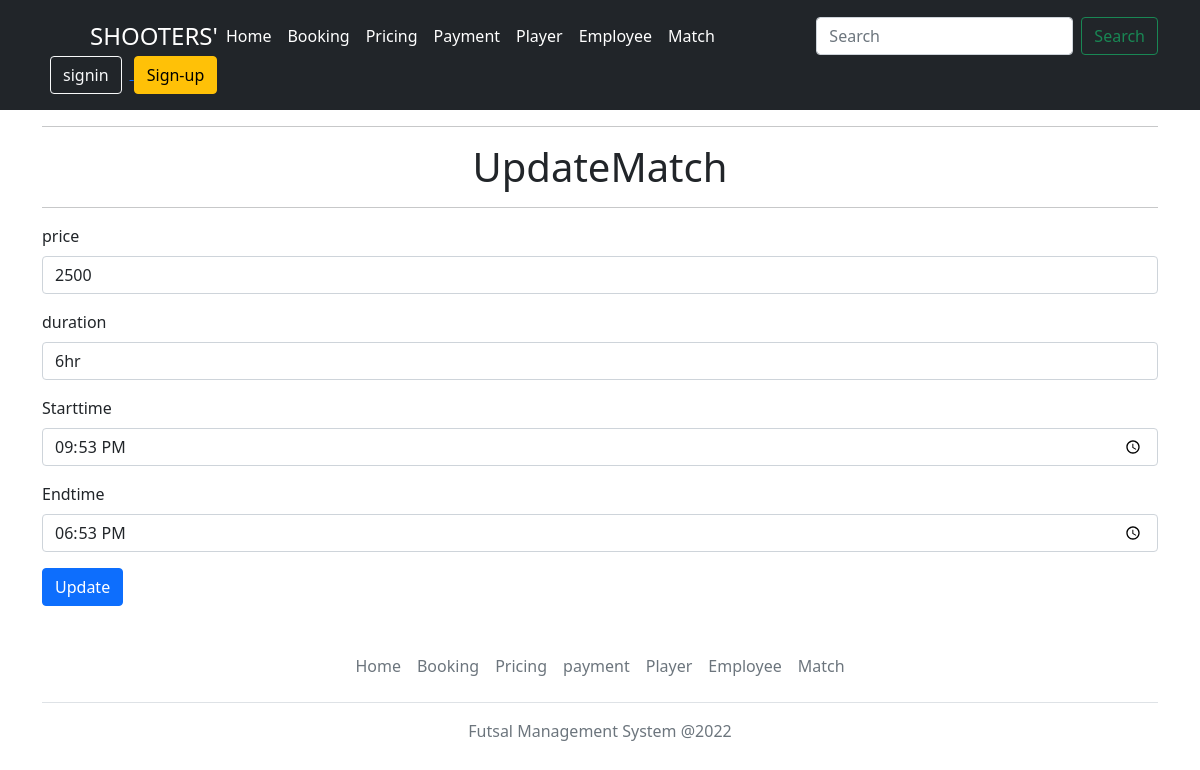
Page /editmatch/5 on the committed database.
### app/models.py (models this page shows, shortened)
class Match(models.Model):
    start_time = models.TextField(blank=True, unique= True)
    end_time = models.TextField(blank=True, null=True)
    duration = models.TextField(blank=True, null=True)
    price = models.TextField(blank=True, null=True)

### app/views.py (the view)
# urls.py: path('editmatch/<int:id>',views.EditMatch, name="editmatch"),
def EditMatch(request,id):
    match = Match.objects.get(pk=id)
    data=Match.objects.all()
    contents={'views':match,'data':data}
    return render(request,'UpdateMatch.html',contents)

### templates/UpdateMatch.html (shortened to what this page needs)
{% load static %}
<!DOCTYPE html>
<html lang="en">
<head>
    <link rel="stylesheet" href="{% static 'css/bootstrap.min.css' %}" />
</head>
<body>
    <header class="p-3 bg-dark text-white">
        <div class="container">
            <div class="d-flex flex-wrap align-items-center justify-content-center justify-content-lg-start">
                <a href="/" class="d-flex align-items-center mb-2 mb-lg-0 text-white text-decoration-none">
                    <svg class="bi me-2" width="40" height="32" role="img" aria-label="Bootstrap">
                        <use xlink:href="#bootstrap" />
                    </svg>
                    <span class="fs-4">SHOOTERS'</span>
                </a>
                <ul class="nav col-12 col-lg-auto me-lg-auto mb-2 justify-content-center mb-md-0">
                    <li><a href="{% url 'home' %}" class="nav-link px-2 text-white">Home</a></li>
                    <li><a href="{% url 'booking' %}" class="nav-link px-2 text-white">Booking</a></li>
                    <li><a href="{% url 'price' %}" class="nav-link px-2 text-white">Pricing</a></li>
                    <li><a href="{% url 'payment' %}" class="nav-link px-2 text-white">Payment</a></li>
                    <li><a href="{% url 'player' %}" class="nav-link px-2 text-white">Player</a></li>
                    <li><a href="{% url 'employee' %}" class="nav-link px-2 text-white">Employee</a></li>
                    <li><a href="{% url 'match' %}" class="nav-link px-2 text-white">Match</a></li>
                </ul>
                <form class="d-flex" role="search" method="get"  action="{% url 'search' %}">
                    <input class="form-control me-2" type="search" placeholder="Search" id="query" name="query"  aria-label="Search">
                    <button class="btn btn-outline-success" type="submit" name="submit">Search</button>
                </form>
                <div class="text-end">
                    <a href="/signin">
                        <button type="button" class="btn btn-outline-light mx-2">signin</button>
                        </a>
                        <a href="/signup">
                        <button type="button"  class="btn btn-warning">Sign-up</button>
                    </a>
                </div>
            </div>
        </div>
    </header>
    <div class="container">
        <hr>
        <h1 class="text-center">UpdateMatch</h1>
        <hr>
        {% if views %}
        <form method="POST" id="matchform" action="{% url 'updatematch' views.id %}">
            <div class="mb-3">
                <label for="exampleInputEmail1" class="form-label">price</label>
                <input type="text" class="form-control" id="price" name="price" value="{{ views.price }}" aria-describedby="emailHelp" required>
            </div>
            <div class="mb-3">
                <label for="exampleInputEmail1" class="form-label">duration</label>
                <input type="text" class="form-control" id="duration" name="duration" value="{{ views.duration }}" aria-describedby="emailHelp"
                    required>
            </div>
            <div class="mb-3">
                <label for="exampleInputEmail1" class="form-label">Starttime</label>
                <input type="time" class="form-control" id="Starttime" name="Starttime" value="{{ views.start_time }}" aria-describedby="emailHelp"
                    required>
            </div>
            <div class="mb-3">
                <label for="exampleInputEmail1" class="form-label">Endtime</label>
                <input type="time" class="form-control" id="endtime" name="endtime" value="{{ views.end_time }}" aria-describedby="emailHelp"
                    required>
            </div>
            <button type="submit" name="submit" class="btn btn-primary">Update </button>
        </form>
        {% endif %}
    </div>
    <div class="container">
        <footer class="py-3 my-4">
            <ul class="nav justify-content-center border-bottom pb-3 mb-3">
                <li class="nav-item"><a href="{% url 'home' %}" class="nav-link px-2 text-muted">Home</a></li>
                <li class="nav-item"><a href="{% url 'booking' %}" class="nav-link px-2 text-muted">Booking</a></li>
                <li class="nav-item"><a href="{% url 'price' %}" class="nav-link px-2 text-muted">Pricing</a></li>
                <li class="nav-item"><a href="{% url 'payment' %}" class="nav-link px-2 text-muted">payment</a></li>
                <li class="nav-item"><a href="{% url 'player' %}" class="nav-link px-2 text-muted">Player</a></li>
                <li class="nav-item"><a href="{% url 'employee' %}" class="nav-link px-2 text-muted">Employee</a></li>
                <li class="nav-item"><a href="{% url 'match' %}" class="nav-link px-2 text-muted">Match</a></li>
            </ul>
            <p class="text-center text-muted">Futsal Management System @2022</p>
        </footer>
    </div>
</body>
</html>

### rows in the picture
Match: price "2500", duration "6hr", Starttime "21:53", endtime "18:53"
